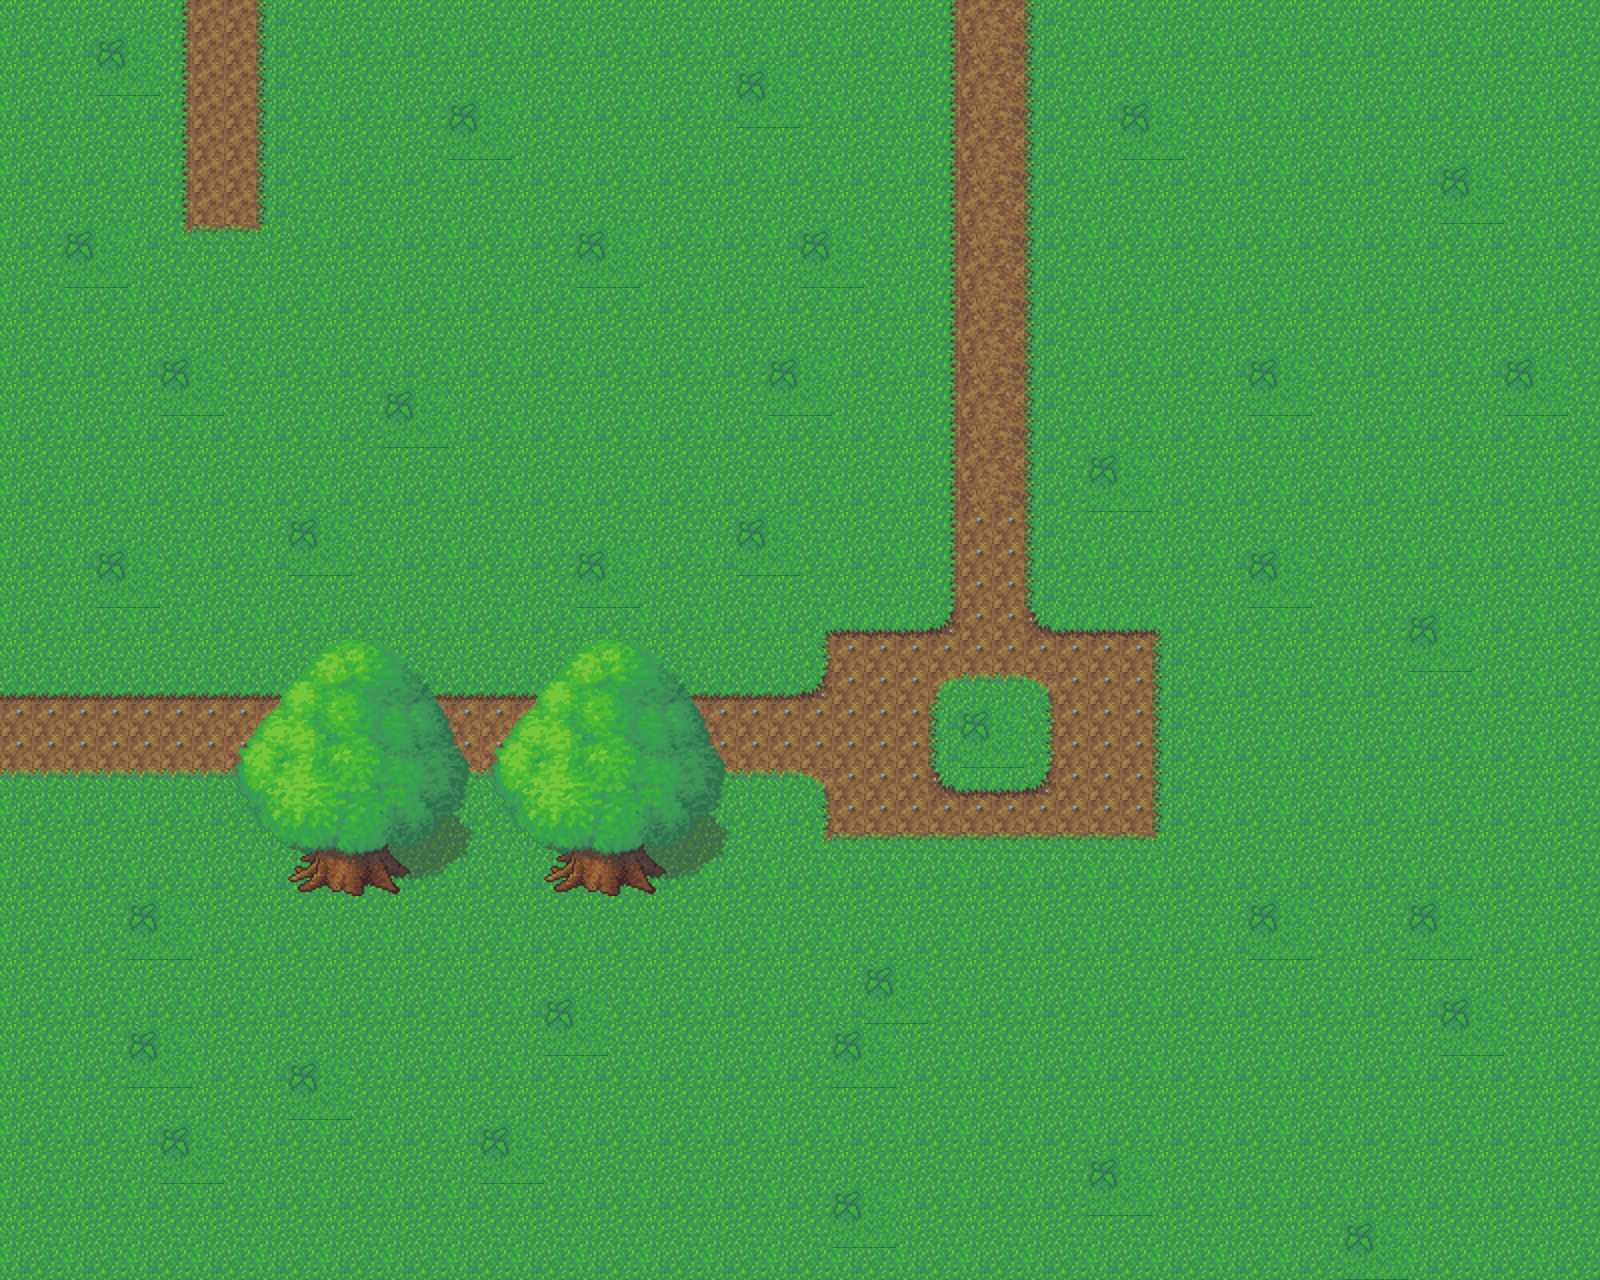

Tiled map render using the project's own tile images. Description and the map definition, with tile-layer contents summarised, below:
An orthogonal 50x40 tile map with 32x32 px tiles, 3 tile layers (Background, Foreground, Top), 2 tilesets and 1 object (TreeCollider).

<map version="1.0" orientation="orthogonal" renderorder="right-down" width="50" height="40" tilewidth="32" tileheight="32" nextobjectid="2">
 <tileset firstgid="1" source="grass_tiles.tsx" />
 <tileset firstgid="73" source="big_tree.tsx" />
 <layer name="Background" width="50" height="40">
  <data>[2000 cells, 2000 non-empty, 28 distinct tile ids]</data>
 </layer>
 <layer name="Foreground" width="50" height="40">
  <data>[2000 cells, 16 non-empty, 8 distinct tile ids]</data>
 </layer>
 <layer name="Top" width="50" height="40">
  <data>[2000 cells, 92 non-empty, 46 distinct tile ids]</data>
 </layer>
 <objectgroup name="Collision">
  <object id="1" name="TreeCollider" x="288.667" y="832.667" width="127.667" height="62.3333">
   <properties>
    <property name="zonetype" value="collider" />
   </properties>
  </object>
 </objectgroup>
</map>
